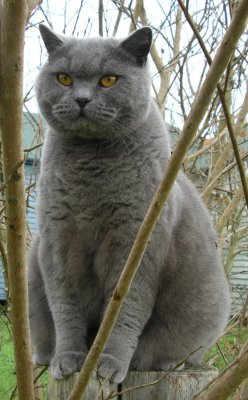
#> input picture data/img/cat1.jpg, 248 x 400 px
$ jupyter execute --allow-errors 04_freq_analysis.ipynb
#> lines starting #> are read from the running program, lines starting #| are printed output that depends on the picture
# Fourier Analysis of Images

Install *sklearn*:

``` bash
$ pip install sklearn scikit-image
```

[cell 1]
import cv2
import numpy as np
from matplotlib import pyplot as plt
from skimage.draw import line_aa

2-D Discrete Fourier Transform:

\begin{align}
\large
F(u,v) = \sum_{x=0}^{M-1} \sum_{y=0}^{N-1} f(x,y) e^{-j2\pi(\frac{ux}{M}+\frac{vy}{N})}
\end{align}

2-D Inverse Discrete Fourier Transform:

\begin{align}
\large
f(x,y) = \sum_{u=0}^{M-1} \sum_{v=0}^{N-1} F(u,v) e^{j2\pi(\frac{ux}{M}+\frac{vy}{N})}
\end{align}

## From space to frequency

[cell 2]
img = cv2.imread('data/img/cat1.jpg',0)
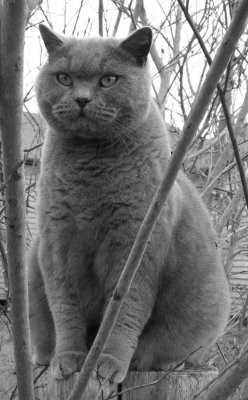
#> img: shape (400, 248); min 3, max 255, mean 115.5
f = np.fft.fft2(img)
fshift = np.fft.fftshift(f)
magnitude_spectrum = np.log(1+np.abs(fshift))
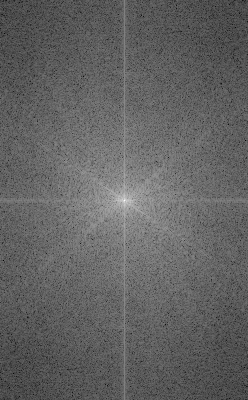
#> magnitude_spectrum: shape (400, 248) float64; min 2.47, max 16.25, mean 7.81; drawn with min black and max white

plt.subplot(121)
plt.imshow(img, cmap = 'gray')
plt.title('Input Image'), plt.xticks([]), plt.yticks([])
plt.subplot(122)
plt.imshow(magnitude_spectrum, cmap = 'gray')
plt.title('Magnitude Spectrum'), plt.xticks([]), plt.yticks([])
plt.show()

## From frequency to space

[cell 3]
f_ishift = np.fft.ifftshift(fshift)
img_back = np.fft.ifft2(f_ishift)
img_back = np.abs(img_back)

plt.imshow(img_back, cmap = 'gray')
plt.title('Image from DFT'), plt.xticks([]), plt.yticks([])

plt.show()

## Practical analysis of the spectrum

[cell 4]
def plotDFT(I):
    plt.subplot(121)
    plt.imshow(I, cmap = 'gray', vmin=0, vmax=255)
    plt.title(''), plt.xticks([]), plt.yticks([])

    f = np.fft.fft2(I)
    fshift = np.fft.fftshift(f)
    magnitude_spectrum = np.abs(fshift)

    plt.subplot(122)
    plt.imshow(magnitude_spectrum, cmap = 'gray')
    plt.title(''), plt.xticks([]), plt.yticks([])

    plt.show()
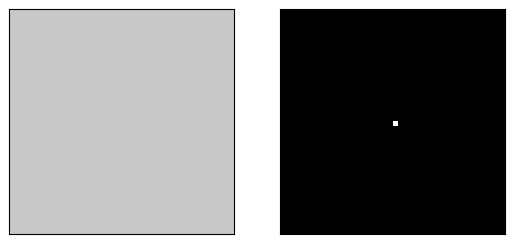
#> figure drawn by matplotlib, 2 panels

[cell 5]
I = np.ones((50,50), dtype=np.uint8)*200
plotDFT(I)

[cell 6]
I = np.zeros((50,50), dtype=np.uint8)
I[20:30,20:30] = 255
plotDFT(I)

[cell 7]
I = np.zeros((50,50), dtype=np.uint8)
for i in range(0,25):
    I[i*2,:] = 255
plotDFT(I)

[cell 8]
I = np.zeros((50,50), dtype=np.uint8)
for i in range(0,13):
    I[i*4,:] = 255
    I[i*4+1,:] = 255
plotDFT(I)

[cell 9]
I = np.zeros((48,48), dtype=np.uint8)
for i in range(0,6):
    I[i*8,:] = 255
    I[i*8+1,:] = 255
    I[i*8+2,:] = 255#
plotDFT(I)

[cell 10]
I = np.zeros((48,48), dtype=np.uint8)
for i in range(0,6):
    I[:,i*8] = 255
    I[:,i*8+1] = 255
    I[:,i*8+2] = 255
plotDFT(I)

[cell 11]
I = np.zeros((48,48), dtype=np.uint8)
for i in range(0,6):
    I[:,i*8] = 255
    I[:,i*8+1] = 255
    I[:,i*8+2] = 255
for i in range(0,12):
    I[i*4,:] = 0
    I[i*4+1,:] = 0
plotDFT(I)

[cell 12]
I = np.zeros((48,48), dtype=np.uint8)
rr, cc, val = line_aa(0, 0, 47, 47); I[rr, cc] = val * 255
plotDFT(I)

[cell 13]
I = np.zeros((51,51), dtype=np.uint8)
for i in range(0, 5):
    rr, cc, val = line_aa(0, i*10, i*10, 0); I[rr, cc] = val * 255
for i in range(0, 5):
    rr, cc, val = line_aa(i*10, 50, 50, i*10); I[rr, cc] = val * 255
plotDFT(I)
#> in plotDFT (call 9), `plt.show()`:
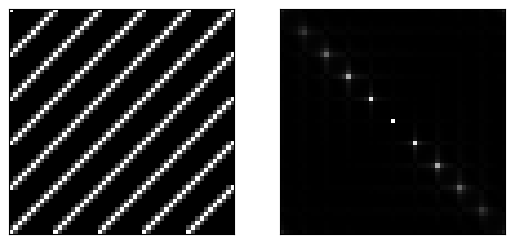
#> figure drawn by matplotlib, 2 panels

## Fitering

If you can remove high or low frequences, you can use masks (binay images), where **white** represents **1**, and it is going to keep the original values, and the **black** represents **0**, and becomes the corresponding values to zero.

[cell 14]
img = cv2.imread('data/img/cat1.jpg',0)

def createCircularMask(h, w, center=None, radius=None):

    if center is None: # use the middle of the image
        center = [int(w/2), int(h/2)]
    if radius is None: # use the smallest distance between the center and image walls
        radius = min(center[0], center[1], w-center[0], h-center[1])

    Y, X = np.ogrid[:h, :w]
    dist_from_center = np.sqrt((X - center[0])**2 + (Y-center[1])**2)

    mask = dist_from_center <= radius
    return mask

# Low pass filter
maskLPF = createCircularMask(img.shape[0], img.shape[1], radius=50)
imgLPF = np.zeros(img.shape)
imgHPF = np.zeros(img.shape)
imgLPF[maskLPF] = 255
imgHPF[~maskLPF] = 255

plt.subplot(121); plt.imshow(imgLPF, cmap = 'gray')
plt.title('LPF'), plt.xticks([]), plt.yticks([])
plt.subplot(122); plt.imshow(imgHPF, cmap = 'gray')
plt.title('HPF'), plt.xticks([]), plt.yticks([])
plt.show()
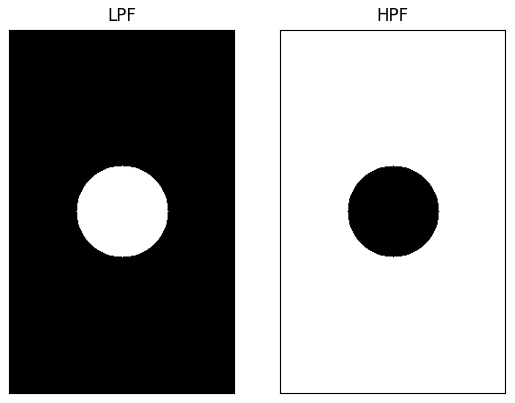
#> figure drawn by matplotlib, 2 panels

## Low Pass Filter: Radius = 50

[cell 15]
f = np.fft.fft2(img)
fshift = np.fft.fftshift(f)

mask = createCircularMask(img.shape[0], img.shape[1], radius=50)

fshift[~mask] = 0

f_ishift = np.fft.ifftshift(fshift)
img_back = np.fft.ifft2(f_ishift)
img_back = np.abs(img_back)

magnitude_spectrum = np.log(1+np.abs(fshift))

plt.subplot(121)
plt.imshow(img_back, cmap = 'gray')
plt.title('Filtered Image'), plt.xticks([]), plt.yticks([])
plt.subplot(122)
plt.imshow(magnitude_spectrum, cmap = 'gray')
plt.title('Magnitude Spectrum'), plt.xticks([]), plt.yticks([])
plt.show()

## Low Pass Filter: Radius = 20

[cell 16]
f = np.fft.fft2(img)
fshift = np.fft.fftshift(f)

mask = createCircularMask(img.shape[0], img.shape[1], radius=20)

fshift[~mask] = 0

f_ishift = np.fft.ifftshift(fshift)
img_back = np.fft.ifft2(f_ishift)
img_back = np.abs(img_back)

magnitude_spectrum = np.log(1+np.abs(fshift))

plt.subplot(121)
plt.imshow(img_back, cmap = 'gray')
plt.title('Filtered Image'), plt.xticks([]), plt.yticks([])
plt.subplot(122)
plt.imshow(magnitude_spectrum, cmap = 'gray')
plt.title('Magnitude Spectrum'), plt.xticks([]), plt.yticks([])
plt.show()

## Low Pass Filter: Radius = 2

[cell 17]
f = np.fft.fft2(img)
fshift = np.fft.fftshift(f)

mask = createCircularMask(img.shape[0], img.shape[1], radius=2)

fshift[~mask] = 0

f_ishift = np.fft.ifftshift(fshift)
img_back = np.fft.ifft2(f_ishift)
img_back = np.abs(img_back)
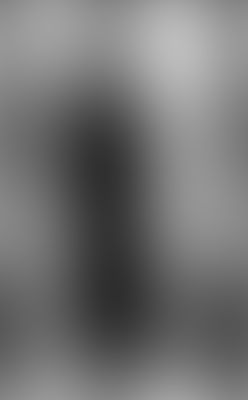
#> img_back: shape (400, 248) float64; min 46.23, max 188.8, mean 115.5

magnitude_spectrum = np.log(1+np.abs(fshift))

plt.subplot(121)
plt.imshow(img_back, cmap = 'gray')
plt.title('Filtered Image'), plt.xticks([]), plt.yticks([])
plt.subplot(122)
plt.imshow(magnitude_spectrum, cmap = 'gray')
plt.title('Magnitude Spectrum'), plt.xticks([]), plt.yticks([])
plt.show()

## High Pass Filter: Radius = 20

[cell 18]
f = np.fft.fft2(img)
fshift = np.fft.fftshift(f)

mask = createCircularMask(img.shape[0], img.shape[1], radius=20)

fshift[mask] = 0

f_ishift = np.fft.ifftshift(fshift)
img_back = np.fft.ifft2(f_ishift)
img_back = np.abs(img_back)
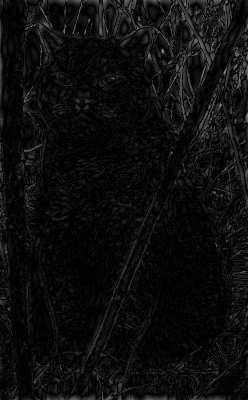
#> img_back: shape (400, 248) float64; min 0.000205, max 146.5, mean 14.3

magnitude_spectrum = np.log(1+np.abs(fshift))
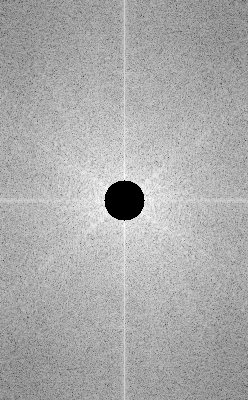
#> magnitude_spectrum: shape (400, 248) float64; min 0, max 11.46, mean 7.67; drawn with min black and max white

plt.subplot(121)
plt.imshow(img_back, cmap = 'gray')
plt.title('Filtered Image'), plt.xticks([]), plt.yticks([])
plt.subplot(122)
plt.imshow(magnitude_spectrum, cmap = 'gray')
plt.title('Magnitude Spectrum'), plt.xticks([]), plt.yticks([])
plt.show()

## High Pass Filter: Radius = 2

[cell 19]
f = np.fft.fft2(img)
fshift = np.fft.fftshift(f)

mask = createCircularMask(img.shape[0], img.shape[1], radius=2)

fshift[mask] = 0

f_ishift = np.fft.ifftshift(fshift)
img_back = np.fft.ifft2(f_ishift)
img_back = np.abs(img_back)
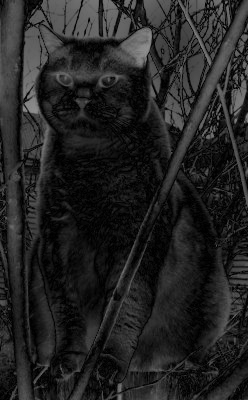
#> img_back: shape (400, 248) float64; min 0.000719, max 146.8, mean 35.5

magnitude_spectrum = np.log(1+np.abs(fshift))
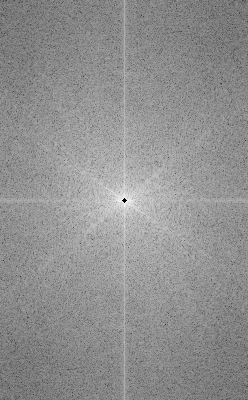
#> magnitude_spectrum: shape (400, 248) float64; min 0, max 13.77, mean 7.81; drawn with min black and max white

plt.subplot(121)
plt.imshow(img_back, cmap = 'gray')
plt.title('Filtered Image'), plt.xticks([]), plt.yticks([])
plt.subplot(122)
plt.imshow(magnitude_spectrum, cmap = 'gray')
plt.title('Magnitude Spectrum'), plt.xticks([]), plt.yticks([])
plt.show()

## Relation with the spatial filters

Remember the convolution theorem:

\begin{align}
\large
\mathscr{F} \{ f \ast g \} = \mathscr{F} \{ f \}  \cdot \mathscr{F} \{ g \}
\end{align}

So, if you want to apply a spatial filter, you could calculate its fourier transform, and multiply it with the image point to point. Let's see the fourier transform of some spatial filters, in order to demostrate its frequency characteristic.

## Frequency and Image Focus

[cell 20]
img = cv2.imread('res/img/crowd.jpg',0)
#> (the rest of this cell did not finish here and is left out)

[cell 21]
from scipy import signal

def mean_filter(img, N):
    kernel = np.ones((N,N))/(N*N)
    return signal.convolve2d(img, kernel, boundary='symm', mode='same')

#> (the rest of this cell did not finish here and is left out)

#> (a cell that did not finish here is left out)

f = np.fft.fft2(img)
fshift = np.fft.fftshift(f)
magnitude_spectrum = np.log(1+np.abs(fshift))

fig=plt.figure(figsize=(18, 16), dpi= 80)

plt.subplot(121)
plt.imshow(img, cmap = 'gray')
plt.title('Input Image'), plt.xticks([]), plt.yticks([])
plt.subplot(122)
plt.imshow(magnitude_spectrum, cmap = 'gray')
plt.title('Magnitude Spectrum'), plt.xticks([]), plt.yticks([])

#> (a cell that did not finish here is left out)

$ run again, with data/img/dog1.jpg copied over data/img/cat1.jpg
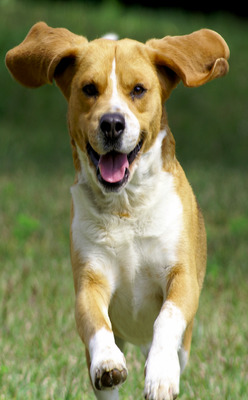
#> input picture data/img/dog1.jpg, 248 x 400 px
#> `img_back = np.abs(img_back)`:
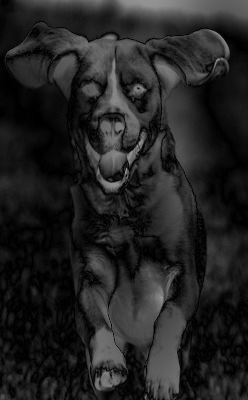
#> img_back: shape (400, 248) float64; min 9.59e-05, max 153, mean 35.2
#> `magnitude_spectrum = np.log(1+np.abs(fshift))`:
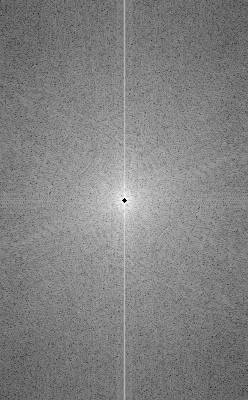
#> magnitude_spectrum: shape (400, 248) float64; min 0, max 13.71, mean 7; drawn with min black and max white

$ run again, with data/img/sudoku.jpg copied over data/img/cat1.jpg
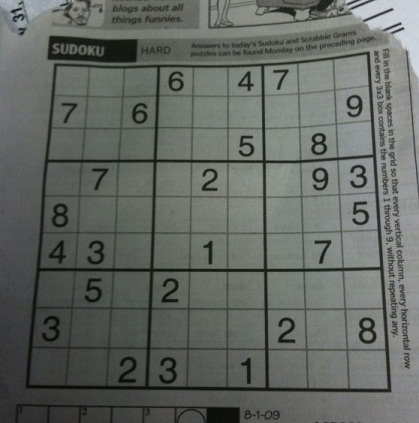
#> input picture data/img/sudoku.jpg, 419 x 423 px
#> `img_back = np.abs(img_back)`:
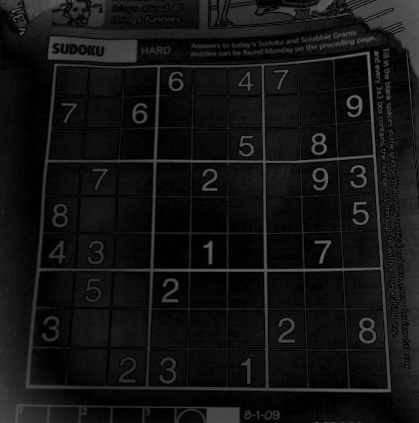
#> img_back: shape (423, 419) float64; min 0.00035, max 111.3, mean 19.2
